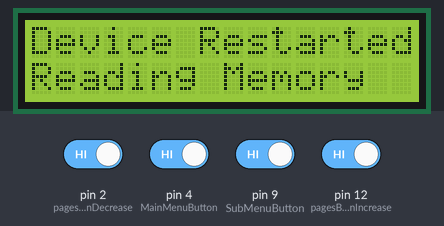
Recording of a sketch running on a simulated Arduino Uno, built with avr-gcc and run on an emulated ATmega328P. On the bench: 16×2 character LCD. Inputs (shaded band) come from the test bench; at power-on: pin 2 (pagesButtonDecrease), pin 4 (MainMenuButton), pin 9 (SubMenuButton), pin 12 (pagesButtonIncrease) HIGH. EEPROM starts erased; what the sketch prints to the serial monitor is not drawn.

Above: at 0.1 s.
3.4 s: pin 2 (pagesButtonDecrease) driven LOW and pin 4 (MainMenuButton) driven LOW and pin 9 (SubMenuButton) driven LOW and pin 12 (pagesButtonIncrease) driven LOW
At 3.65 s:
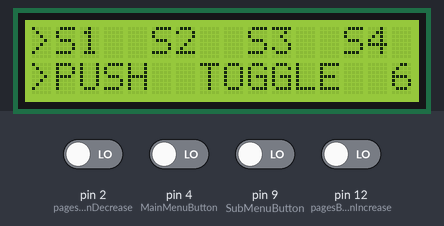
5.5 s: pin 12 (pagesButtonIncrease) driven HIGH
At 7.3 s:
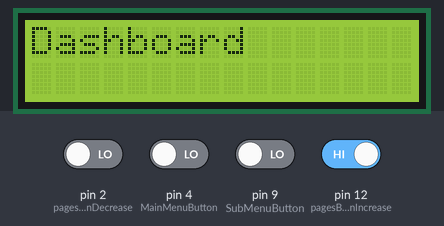
7.6 s: pin 2 (pagesButtonDecrease) driven HIGH and pin 12 (pagesButtonIncrease) driven LOW
At 9.2 s:
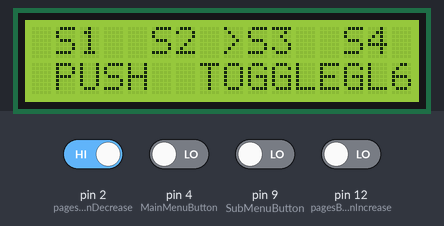
10.0 s: pin 2 (pagesButtonDecrease) driven LOW
At 10.27 s:
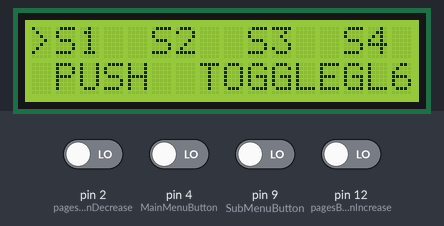
12.1 s: pin 4 (MainMenuButton) driven HIGH
At 12.33 s:
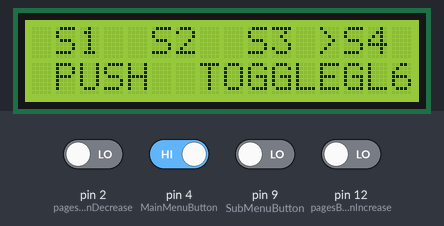
15.1 s: pin 9 (SubMenuButton) driven HIGH
Timing chart, 0 to 18.1 s (numbered marks = the images above; inputs shaded):
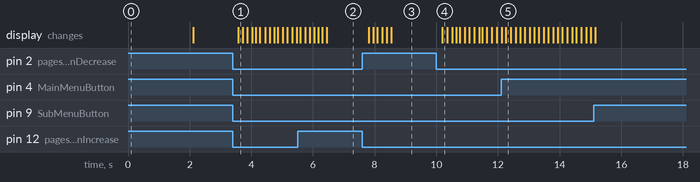

Measured:
- after the input at 3.4 s, the display: changes after 0.17 s (image 1)
- after the input at 5.5 s, the display: first differs from a run without the input after 0.25 s (image 2 shows a later state)
- after the input at 7.6 s, the display: first changes after 0.22 s (image 3 shows a later state)
- after the input at 10.0 s, the display: changes after 0.20 s (image 4)
- after the input at 12.1 s, the display: first differs from a run without the input after 0.16 s (image 5)

The sketch:

ARDUINO_I2C_LCD_MENU1.ino
```cpp
#include <ArduinoJson.h>
#include<EEPROM.h>
#include <LiquidCrystal_I2C.h>

LiquidCrystal_I2C lcd(0x3F,16,2);  // set the LCD address to 0x3F for a 16 chars and 2 line display


const int pagesButtonIncrease = 12;//PB15;
const int pagesButtonDecrease = 2;//PB15;
const int MainMenuButton = 4;//PB13;
const int SubMenuButton = 9;//PB12;

int pagesCount = 0;
int MainMenuSelect = 0;
int SubMenuSelect = 0;

int totalPages = 7;
int totalMenus = 5;
int totalSubMenus = 4;

int pot1_address = 1;
int pot2_address = 2;
int pot3_address = 3;
int pot4_address = 4;
int joy1_address = 5;
int joy2_address = 6;
int joy3_address = 7;
int joy4_address = 8;

int pot1Dir_address = 9;
int pot2Dir_address = 10;
int pot3Dir_address = 11;
int pot4Dir_address = 12;
int joy1Dir_address = 13;
int joy2Dir_address = 14;
int joy3Dir_address = 15;
int joy4Dir_address = 16;

int pageCount_address = 17;

int sw1Dir_address = 18;
int sw2Dir_address = 19;
int sw3Dir_address = 20;
int sw4Dir_address = 21;


byte pot1_value, pot2_value, pot3_value, pot4_value, joy1_value, joy2_value, joy3_value, joy4_value;
byte pot1Dir_value, pot2Dir_value, pot3Dir_value, pot4Dir_value, joy1Dir_value, joy2Dir_value, joy3Dir_value, joy4Dir_value;
byte sw1Dir_value,sw2Dir_value,sw3Dir_value,sw4Dir_value;

String pot1Dir_Type, pot2Dir_Type, pot3Dir_Type, pot4Dir_Type;
String joy1Dir_Type, joy2Dir_Type, joy3Dir_Type, joy4Dir_Type;
String sw1Dir_Type, sw2Dir_Type, sw3Dir_Type, sw4Dir_Type;


void setup() {
  lcd.begin();
  lcd.clear();
  lcd.backlight();

  Serial.begin(115200);
  pinMode(MainMenuButton, INPUT_PULLUP);
  pinMode(SubMenuButton, INPUT_PULLUP);
  pinMode(pagesButtonIncrease, INPUT_PULLUP);
  pinMode(pagesButtonDecrease, INPUT_PULLUP);


  lcd.setCursor(0,0);   //Set cursor to character 2 on line 0
  lcd.print("Device Restarted");
  lcd.setCursor(0,1);   //Set cursor to character 2 on line 0
  lcd.print("Reading Memory");
  delay(2000);
  lcd.clear();


  pot1_value = EEPROM.read(pot1_address);//EEPROM.read(ADDRESS 0-255);
  pot2_value = EEPROM.read(pot2_address);//EEPROM.read(ADDRESS 0-255);
  pot3_value = EEPROM.read(pot3_address);//EEPROM.read(ADDRESS 0-255);
  pot4_value = EEPROM.read(pot4_address);//EEPROM.read(ADDRESS 0-255);
  joy1_value = EEPROM.read(joy1_address);//EEPROM.read(ADDRESS 0-255);
  joy2_value = EEPROM.read(joy2_address);//EEPROM.read(ADDRESS 0-255);
  joy3_value = EEPROM.read(joy3_address);//EEPROM.read(ADDRESS 0-255);
  joy4_value = EEPROM.read(joy4_address);//EEPROM.read(ADDRESS 0-255);

  pot1Dir_value = EEPROM.read(pot1Dir_address);//EEPROM.read(ADDRESS 0-255);
  pot2Dir_value = EEPROM.read(pot2Dir_address);//EEPROM.read(ADDRESS 0-255);
  pot3Dir_value = EEPROM.read(pot3Dir_address);//EEPROM.read(ADDRESS 0-255);
  pot4Dir_value = EEPROM.read(pot4Dir_address);//EEPROM.read(ADDRESS 0-255);
  joy1Dir_value = EEPROM.read(joy1Dir_address);//EEPROM.read(ADDRESS 0-255);
  joy2Dir_value = EEPROM.read(joy2Dir_address);//EEPROM.read(ADDRESS 0-255);
  joy3Dir_value = EEPROM.read(joy3Dir_address);//EEPROM.read(ADDRESS 0-255);
  joy4Dir_value = EEPROM.read(joy4Dir_address);//EEPROM.read(ADDRESS 0-255);

  pagesCount = EEPROM.read(pageCount_address);//EEPROM.read(ADDRESS 0-255);

  sw1Dir_value = EEPROM.read(sw1Dir_address);//EEPROM.read(ADDRESS 0-255);
  sw2Dir_value = EEPROM.read(sw2Dir_address);//EEPROM.read(ADDRESS 0-255);
  sw3Dir_value = EEPROM.read(sw3Dir_address);//EEPROM.read(ADDRESS 0-255);
  sw4Dir_value = EEPROM.read(sw4Dir_address);//EEPROM.read(ADDRESS 0-255);


   StaticJsonDocument<200> doc;
    String SendJSONData;
//    doc["mac"] = "asdf545";
//    doc["port"] = "8080";

    JsonArray button = doc.createNestedArray("switch");
    button.add(sw1Dir_value);
    button.add(sw2Dir_value);
    button.add(sw3Dir_value);
    button.add(sw4Dir_value);

    JsonArray potentiometers = doc.createNestedArray("potentiometers");
    potentiometers.add(pot1_value);
    potentiometers.add(pot1Dir_value);
    potentiometers.add(pot2_value);
    potentiometers.add(pot2Dir_value);
    potentiometers.add(pot3_value);
    potentiometers.add(pot3Dir_value);
    potentiometers.add(pot4_value);
    potentiometers.add(pot4Dir_value);

    JsonArray joysticks = doc.createNestedArray("joysticks");
    joysticks.add(joy1_value);
    joysticks.add(joy1Dir_value);
    joysticks.add(joy2_value);
    joysticks.add(joy2Dir_value);
    joysticks.add(joy3_value);
    joysticks.add(joy3Dir_value);
    joysticks.add(joy4_value);
    joysticks.add(joy4Dir_value);

    serializeJson(doc, SendJSONData);
    Serial.println(SendJSONData);
//    Serial.print(SendJSONData);
//    TempSerial.write(SendJSONData);


}

void loop() {

  pot1Dir_Type = (pot1Dir_value == 0)?"L":"R";
  pot2Dir_Type = (pot2Dir_value == 0)?"L":"R";
  pot3Dir_Type = (pot3Dir_value == 0)?"L":"R";
  pot4Dir_Type = (pot4Dir_value == 0)?"L":"R";

  joy1Dir_Type = (joy1Dir_value == 0)?"L":"R";
  joy2Dir_Type = (joy2Dir_value == 0)?"L":"R";
  joy3Dir_Type = (joy3Dir_value == 0)?"L":"R";
  joy4Dir_Type = (joy4Dir_value == 0)?"L":"R";

  sw1Dir_Type = (sw1Dir_value == 0)?"PUSH":"TOGL";
  sw2Dir_Type = (sw2Dir_value == 0)?"PUSH":"TOGL";
  sw3Dir_Type = (sw3Dir_value == 0)?"PUSH":"TOGL";
  sw4Dir_Type = (sw4Dir_value == 0)?"PUSH":"TOGL";

 if (digitalRead(MainMenuButton) == LOW) {
      MainMenuSelect++;
      if (MainMenuSelect == totalMenus+1) {
        MainMenuSelect = 0;
      }
   }

    if (digitalRead(SubMenuButton) == LOW) {
      SubMenuSelect++;
      if (SubMenuSelect == totalSubMenus+1) {
        SubMenuSelect = 0;
      }
    }


    if (digitalRead(pagesButtonIncrease) == LOW) {
      pagesCount++;
      if (pagesCount >= totalPages) {
        pagesCount = totalPages;
      }
    }

    if (digitalRead(pagesButtonDecrease) == LOW) {
      pagesCount--;
      if (pagesCount <= 0) {
        pagesCount = 0;
      }
    }
//    Serial.println(pagesCount);

  delay(100);


switch(pagesCount){


    case 0:EEPROM.write(pageCount_address, 0);
      lcd.setCursor(0,0);lcd.print("Dashboard          ");
      lcd.setCursor(0,1);lcd.print("                    ");
      break;

    case 1:EEPROM.write(pageCount_address, 1);
      lcd.setCursor(0,0); lcd.print("P1:" + String(pot1_value)+ String(pot1Dir_Type));lcd.setCursor(7,0);lcd.print(",P2:" + String(pot2_value)+ String(pot2Dir_Type));
      lcd.setCursor(0,1); lcd.print("P3:" + String(pot3_value)+ String(pot3Dir_Type));lcd.setCursor(7,1);lcd.print(",P4:" + String(pot4_value)+ String(pot4Dir_Type));
      lcd.setCursor(15,1);lcd.print(String(pagesCount));
      break;
    case 2:EEPROM.write(pageCount_address, 2);
      lcd.setCursor(0,0); lcd.print("J1:" + String(joy1_value)+ String(joy1Dir_Type));lcd.setCursor(7,0);lcd.print(",J2:" + String(joy2_value)+ String(joy2Dir_Type));
      lcd.setCursor(0,1); lcd.print("J3:" + String(joy3_value)+ String(joy3Dir_Type));lcd.setCursor(7,1);lcd.print(",J4:" + String(joy4_value)+ String(joy4Dir_Type));
      lcd.setCursor(15,1);lcd.print(String(pagesCount));
      break;
    case 3:EEPROM.write(pageCount_address, 3);
      lcd.setCursor(0,0); lcd.print("S1:" + String(sw1Dir_Type));lcd.setCursor(7,0);lcd.print(",S2:" + String(sw2Dir_Type));
      lcd.setCursor(0,1); lcd.print("S3:" + String(sw3Dir_Type));lcd.setCursor(7,1);lcd.print(",S4:" + String(sw4Dir_Type));
      lcd.setCursor(15,1);lcd.print(String(pagesCount));
      break;
    case 4:EEPROM.write(pageCount_address, 4);
      lcd.setCursor(0,0); lcd.print(" P1  P2  P3  P4");
      lcd.setCursor(15,1);lcd.print(String(pagesCount));
      potentiometer();
      break;
    case 5:EEPROM.write(pageCount_address, 5);
      lcd.setCursor(0,0); lcd.print(" J1  J2  J3  J4");
      lcd.setCursor(15,1);lcd.print(String(pagesCount));
      joystick();
      break;
    case 6:EEPROM.write(pageCount_address, 6);
      lcd.setCursor(0,0); lcd.print(" S1  S2  S3  S4");
      lcd.setCursor(15,1);lcd.print(String(pagesCount));
      switch_settings();
      break;

  }

}


void potentiometer(){


  switch(MainMenuSelect){
         case 0:
                lcd.setCursor(0,0);lcd.print(" P1  P2  P3  P4");
                lcd.setCursor(0,1);lcd.print(" 180 255 L R");
                break;

         case 1:
                lcd.setCursor(0,0);lcd.print(">P1  P2  P3  P4");
                lcd.setCursor(0,1);lcd.print(" 180 255 L R");
                switch(SubMenuSelect){
                       case 0:
                            lcd.setCursor(0,1);lcd.print(" 180 255 L R");
                       break;
                       case 1:
                            EEPROM.write(pot1_address, 180);
                            lcd.setCursor(0,1);lcd.print(">180 255 L R");
                       break;
                       case 2:
                            EEPROM.write(pot1_address, 255);
                            lcd.setCursor(0,1);lcd.print(" 180>255 L R");
                       break;
                       case 3:
                            EEPROM.write(pot1Dir_address, 0);
                            lcd.setCursor(0,1);lcd.print(" 180 255>L R");
                       break;
                       case 4:
                            EEPROM.write(pot1Dir_address, 1);
                            lcd.setCursor(0,1);lcd.print(" 180 255 L>R");
                       break;
                       }
                break;

         case 2:
                lcd.setCursor(0,0);lcd.print(" P1 >P2  P3  P4");
                lcd.setCursor(0,1);lcd.print(" 180 255 L R");
                switch(SubMenuSelect){
                       case 0:
                            lcd.setCursor(0,1);lcd.print(" 180 255 L R");
                       break;
                       case 1:
                            EEPROM.write(pot2_address, 180);
                            lcd.setCursor(0,1);lcd.print(">180 255 L R");
                       break;
                       case 2:
                            EEPROM.write(pot2_address, 255);
                            lcd.setCursor(0,1);lcd.print(" 180>255 L R");
                       break;
                       case 3:
                            EEPROM.write(pot2Dir_address, 0);
                            lcd.setCursor(0,1);lcd.print(" 180 255>L R");
                       break;
                       case 4:
                            EEPROM.write(pot2Dir_address, 1);
                            lcd.setCursor(0,1);lcd.print(" 180 255 L>R");
                       break;
                       }
                break;
         case 3:
                lcd.setCursor(0,0);lcd.print(" P1  P2 >P3  P4");
                lcd.setCursor(0,1);lcd.print(" 180 255 L R");
                switch(SubMenuSelect){
                       case 0:
                            lcd.setCursor(0,1);lcd.print(" 180 255 L R");
                       break;
                       case 1:
                            EEPROM.write(pot3_address, 180);
                            lcd.setCursor(0,1);lcd.print(">180 255 L R");
                       break;
                       case 2:
                            EEPROM.write(pot3_address, 255);
                            lcd.setCursor(0,1);lcd.print(" 180>255 L R");
                       break;
                       case 3:
                            EEPROM.write(pot3Dir_address, 0);
                            lcd.setCursor(0,1);lcd.print(" 180 255>L R");
                       break;
                       case 4:
                            EEPROM.write(pot3Dir_address, 1);
                            lcd.setCursor(0,1);lcd.print(" 180 255 L>R");
                       break;
                       }
                break;
         case 4:
                lcd.setCursor(0,0);lcd.print(" P1  P2  P3 >P4");
                lcd.setCursor(0,1);lcd.print(" 180 255 L R");
                switch(SubMenuSelect){
                       case 0:
                            lcd.setCursor(0,1);lcd.print(" 180 255 L R");
                       break;
                       case 1:
                            EEPROM.write(pot4_address, 180);
                            lcd.setCursor(0,1);lcd.print(">180 255 L R");
                       break;
                       case 2:
                            EEPROM.write(pot4_address, 255);
                            lcd.setCursor(0,1);lcd.print(" 180>255 L R");
                       break;
                       case 3:
                            EEPROM.write(pot4Dir_address, 0);
                            lcd.setCursor(0,1);lcd.print(" 180 255>L R");
                       break;
                       case 4:
                            EEPROM.write(pot4Dir_address, 1);
                            lcd.setCursor(0,1);lcd.print(" 180 255 L>R");
                       break;
                       }
                break;

                case 5:
                MainMenuSelect = 0;
                break;
                }
}


void joystick(){


  switch(MainMenuSelect){
         case 0:
                lcd.setCursor(0,0);lcd.print(" J1  J2  J3  J4");
                lcd.setCursor(0,1);lcd.print(" 180 255 L R");
                break;

         case 1:
                lcd.setCursor(0,0);lcd.print(">J1  J2  J3  J4");
                lcd.setCursor(0,1);lcd.print(" 180 255 L R");
                switch(SubMenuSelect){
                       case 0:
                            lcd.setCursor(0,1);lcd.print(" 180 255 L R");
                       break;
                       case 1:
                            EEPROM.write(joy1_address, 180);
                            lcd.setCursor(0,1);lcd.print(">180 255 L R");
                       break;
                       case 2:
                            EEPROM.write(joy1_address, 255);
                            lcd.setCursor(0,1);lcd.print(" 180>255 L R");
                       break;
                       case 3:
                            EEPROM.write(joy1Dir_address, 0);
                            lcd.setCursor(0,1);lcd.print(" 180 255>L R");
                       break;
                       case 4:
                            EEPROM.write(joy1Dir_address, 1);
                            lcd.setCursor(0,1);lcd.print(" 180 255 L>R");
                       break;
                       }
                break;

         case 2:
                lcd.setCursor(0,0);lcd.print(" J1 >J2  J3  J4");
                lcd.setCursor(0,1);lcd.print(" 180 255 L R");
                switch(SubMenuSelect){
                       case 0:
                            lcd.setCursor(0,1);lcd.print(" 180 255 L R");
                       break;
                       case 1:
                            EEPROM.write(joy2_address, 180);
                            lcd.setCursor(0,1);lcd.print(">180 255 L R");
                       break;
                       case 2:
                            EEPROM.write(joy2_address, 255);
                            lcd.setCursor(0,1);lcd.print(" 180>255 L R");
                       break;
                       case 3:
                            EEPROM.write(joy2Dir_address, 0);
                            lcd.setCursor(0,1);lcd.print(" 180 255>L R");
                       break;
                       case 4:
                            EEPROM.write(joy2Dir_address, 1);
                            lcd.setCursor(0,1);lcd.print(" 180 255 L>R");
                       break;
                       }
                break;
         case 3:
                lcd.setCursor(0,0);lcd.print(" J1  J2 >J3  J4");
                lcd.setCursor(0,1);lcd.print(" 180 255 L R");
                switch(SubMenuSelect){
                       case 0:
                            lcd.setCursor(0,1);lcd.print(" 180 255 L R");
                       break;
                       case 1:
                            EEPROM.write(joy3_address, 180);
                            lcd.setCursor(0,1);lcd.print(">180 255 L R");
                       break;
                       case 2:
                            EEPROM.write(joy3_address, 255);
                            lcd.setCursor(0,1);lcd.print(" 180>255 L R");
                       break;
                       case 3:
                            EEPROM.write(joy3Dir_address, 0);
                            lcd.setCursor(0,1);lcd.print(" 180 255>L R");
                       break;
                       case 4:
                            EEPROM.write(joy3Dir_address, 1);
                            lcd.setCursor(0,1);lcd.print(" 180 255 L>R");
                       break;
                       }
                break;
         case 4:
                lcd.setCursor(0,0);lcd.print(" J1  J2  J3 >J4");
                lcd.setCursor(0,1);lcd.print(" 180 255 L R");
                switch(SubMenuSelect){
                       case 0:
                            lcd.setCursor(0,1);lcd.print(" 180 255 L R");
                       break;
                       case 1:
                            EEPROM.write(joy4_address, 180);
                            lcd.setCursor(0,1);lcd.print(">180 255 L R");
                       break;
                       case 2:
                            EEPROM.write(joy4_address, 255);
                            lcd.setCursor(0,1);lcd.print(" 180>255 L R");
                       break;
                       case 3:
                            EEPROM.write(joy4Dir_address, 0);
                            lcd.setCursor(0,1);lcd.print(" 180 255>L R");
                       break;
                       case 4:
                            EEPROM.write(joy4Dir_address, 1);
                            lcd.setCursor(0,1);lcd.print(" 180 255 L>R");
                       break;
                       }
                break;

                case 5:
                MainMenuSelect = 0;
                break;
                }
}

void switch_settings(){


  switch(MainMenuSelect){
         case 0:
                lcd.setCursor(0,0);lcd.print(" S1  S2  S3  S4");
                lcd.setCursor(0,1);lcd.print(" PUSH  TOGGLE");
                break;

         case 1:
                lcd.setCursor(0,0);lcd.print(">S1  S2  S3  S4");
                lcd.setCursor(0,1);lcd.print(" PUSH  TOGGLE");
                switch(SubMenuSelect){
                       case 0:
                            lcd.setCursor(0,1);lcd.print(" PUSH  TOGGLE");
                       break;
                       case 1:
                            EEPROM.write(sw1Dir_address, 0);
                            lcd.setCursor(0,1);lcd.print(">PUSH  TOGGLE");
                       break;
                       case 2:
                            EEPROM.write(sw1Dir_address, 1);
                            lcd.setCursor(0,1);lcd.print(" PUSH >TOGGLE");
                       break;
                       case 3:
                            SubMenuSelect = 0;
                       break;                }
                break;

         case 2:
                lcd.setCursor(0,0);lcd.print(" S1 >S2  S3  S4");
                lcd.setCursor(0,1);lcd.print(" PUSH  TOGGLE");
                switch(SubMenuSelect){
                       case 0:
                            lcd.setCursor(0,1);lcd.print(" PUSH  TOGGLE");
                       break;
                       case 1:
                            EEPROM.write(sw2Dir_address, 0);
                            lcd.setCursor(0,1);lcd.print(">PUSH  TOGGLE");
                       break;
                       case 2:
                            EEPROM.write(sw2Dir_address, 1);
                            lcd.setCursor(0,1);lcd.print(" PUSH >TOGGLE");
                       break;
                       case 3:
                            SubMenuSelect = 0;
                       break;
                }
                break;

          case 3:
                lcd.setCursor(0,0);lcd.print(" S1  S2 >S3  S4");
                lcd.setCursor(0,1);lcd.print(" PUSH  TOGGLE");
                switch(SubMenuSelect){
                       case 0:
                            lcd.setCursor(0,1);lcd.print(" PUSH  TOGGLE");
                       break;
                       case 1:
                            EEPROM.write(sw3Dir_address, 0);
                            lcd.setCursor(0,1);lcd.print(">PUSH  TOGGLE");
                       break;
                       case 2:
                            EEPROM.write(sw3Dir_address, 1);
                            lcd.setCursor(0,1);lcd.print(" PUSH >TOGGLE");
                       break;
                       case 3:
                            SubMenuSelect = 0;
                       break;
                       }
                break;
          case 4:
                lcd.setCursor(0,0);lcd.print(" S1  S2  S3 >S4");
                lcd.setCursor(0,1);lcd.print(" PUSH  TOGGLE");
                switch(SubMenuSelect){
                       case 0:
                            lcd.setCursor(0,1);lcd.print(" PUSH  TOGGLE");
                       break;
                       case 1:
                            EEPROM.write(sw4Dir_address, 0);
                            lcd.setCursor(0,1);lcd.print(">PUSH  TOGGLE");
                       break;
                       case 2:
                            EEPROM.write(sw4Dir_address, 1);
                            lcd.setCursor(0,1);lcd.print(" PUSH >TOGGLE");
                       break;
                       case 3:
                            SubMenuSelect = 0;
                       break;
                       }
                break;

          case 5:
                MainMenuSelect = 0;
                break;
                }
}
```
